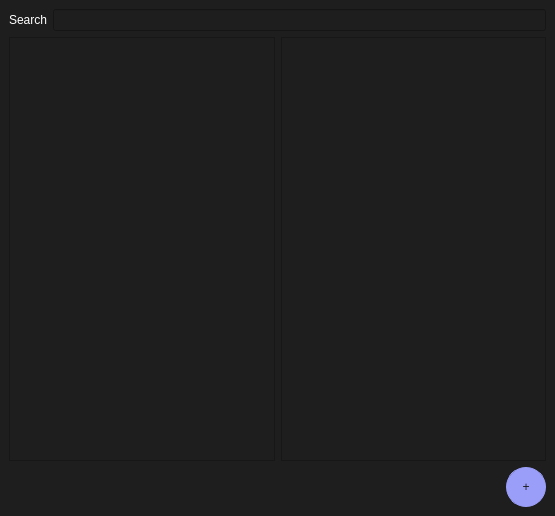
<?xml version="1.0" encoding="UTF-8"?>
<ui version="4.0">
 <class>MainWindow</class>
 <widget class="QMainWindow" name="MainWindow">
  <property name="geometry">
   <rect>
    <x>0</x>
    <y>0</y>
    <width>555</width>
    <height>516</height>
   </rect>
  </property>
  <property name="windowTitle">
   <string>MainWindow</string>
  </property>
  <property name="styleSheet">
   <string notr="true">* {
	background-color: #1e1e1e;
	color: #ffffff;
}
QPushButton {
	font: 63 20pt &quot;DejaVu Sans Mono&quot;;
	background-color: #9a9ef9;
	border: 1px solid #9a9ef9;
	border-radius: 20px;
	color: #FFFFFF;
}
QPushButton:hover {
    border-radius:20px;
	border: 1px solid #7070d0;
	background-color: #7070d0;
    color: white;
}

QPushButton:disabled {
    background-color: gray;
    color: white;
}

QPushButton:pressed {
    
	background-color: rgb(85, 0, 255);
    color: white;
}
QHeaderView::section {
 background-color: #303030;
border:none;
 }

QScrollBar:vertical {
        background-color: #333333;
        width: 10px;
    }
    QScrollBar::handle:vertical {
        background-color: #555555;
        min-height: 20px;
    }
    QScrollBar::handle:vertical:hover {
        background-color: #777777;
    }
    QScrollBar::add-line:vertical,
    QScrollBar::sub-line:vertical {
        background: none;
    }
    QScrollBar::add-page:vertical,
    QScrollBar::sub-page:vertical {
        background: none;
    }</string>
  </property>
  <widget class="QWidget" name="centralwidget">
   <layout class="QVBoxLayout" name="verticalLayout">
    <item>
     <layout class="QHBoxLayout" name="horizontalLayout">
      <item>
       <widget class="QLabel" name="label">
        <property name="text">
         <string>Search</string>
        </property>
       </widget>
      </item>
      <item>
       <widget class="QLineEdit" name="search_line"/>
      </item>
     </layout>
    </item>
    <item>
     <layout class="QHBoxLayout" name="horizontalLayout_2">
      <item>
       <widget class="QListWidget" name="listWidget_english">
        <property name="layoutDirection">
         <enum>Qt::LeftToRight</enum>
        </property>
        <property name="styleSheet">
         <string notr="true">font: 28pt &quot;DejaVu Sans&quot;;</string>
        </property>
        <property name="frameShape">
         <enum>QFrame::StyledPanel</enum>
        </property>
        <property name="verticalScrollBarPolicy">
         <enum>Qt::ScrollBarAlwaysOff</enum>
        </property>
        <property name="horizontalScrollBarPolicy">
         <enum>Qt::ScrollBarAlwaysOff</enum>
        </property>
        <property name="alternatingRowColors">
         <bool>false</bool>
        </property>
        <property name="selectionMode">
         <enum>QAbstractItemView::NoSelection</enum>
        </property>
        <property name="textElideMode">
         <enum>Qt::ElideLeft</enum>
        </property>
        <property name="verticalScrollMode">
         <enum>QAbstractItemView::ScrollPerPixel</enum>
        </property>
        <property name="horizontalScrollMode">
         <enum>QAbstractItemView::ScrollPerPixel</enum>
        </property>
        <property name="viewMode">
         <enum>QListView::ListMode</enum>
        </property>
        <property name="wordWrap">
         <bool>false</bool>
        </property>
       </widget>
      </item>
      <item>
       <widget class="QListWidget" name="listWidget_arabic">
        <property name="layoutDirection">
         <enum>Qt::RightToLeft</enum>
        </property>
        <property name="styleSheet">
         <string notr="true">font: 28pt &quot;DejaVu Sans&quot;;</string>
        </property>
        <property name="verticalScrollBarPolicy">
         <enum>Qt::ScrollBarAlwaysOff</enum>
        </property>
        <property name="horizontalScrollBarPolicy">
         <enum>Qt::ScrollBarAlwaysOff</enum>
        </property>
        <property name="selectionMode">
         <enum>QAbstractItemView::NoSelection</enum>
        </property>
        <property name="verticalScrollMode">
         <enum>QAbstractItemView::ScrollPerPixel</enum>
        </property>
        <property name="horizontalScrollMode">
         <enum>QAbstractItemView::ScrollPerPixel</enum>
        </property>
       </widget>
      </item>
     </layout>
    </item>
    <item>
     <layout class="QHBoxLayout" name="horizontalLayout_3">
      <item>
       <spacer name="horizontalSpacer">
        <property name="orientation">
         <enum>Qt::Horizontal</enum>
        </property>
        <property name="sizeHint" stdset="0">
         <size>
          <width>40</width>
          <height>20</height>
         </size>
        </property>
       </spacer>
      </item>
      <item>
       <widget class="QPushButton" name="add_button">
        <property name="minimumSize">
         <size>
          <width>40</width>
          <height>40</height>
         </size>
        </property>
        <property name="maximumSize">
         <size>
          <width>40</width>
          <height>40</height>
         </size>
        </property>
        <property name="styleSheet">
         <string notr="true">color: rgb(30, 30, 30);
font: 17pt &quot;JetBrains Mono&quot;;</string>
        </property>
        <property name="text">
         <string>+</string>
        </property>
       </widget>
      </item>
     </layout>
    </item>
   </layout>
  </widget>
 </widget>
 <resources/>
 <connections/>
</ui>
